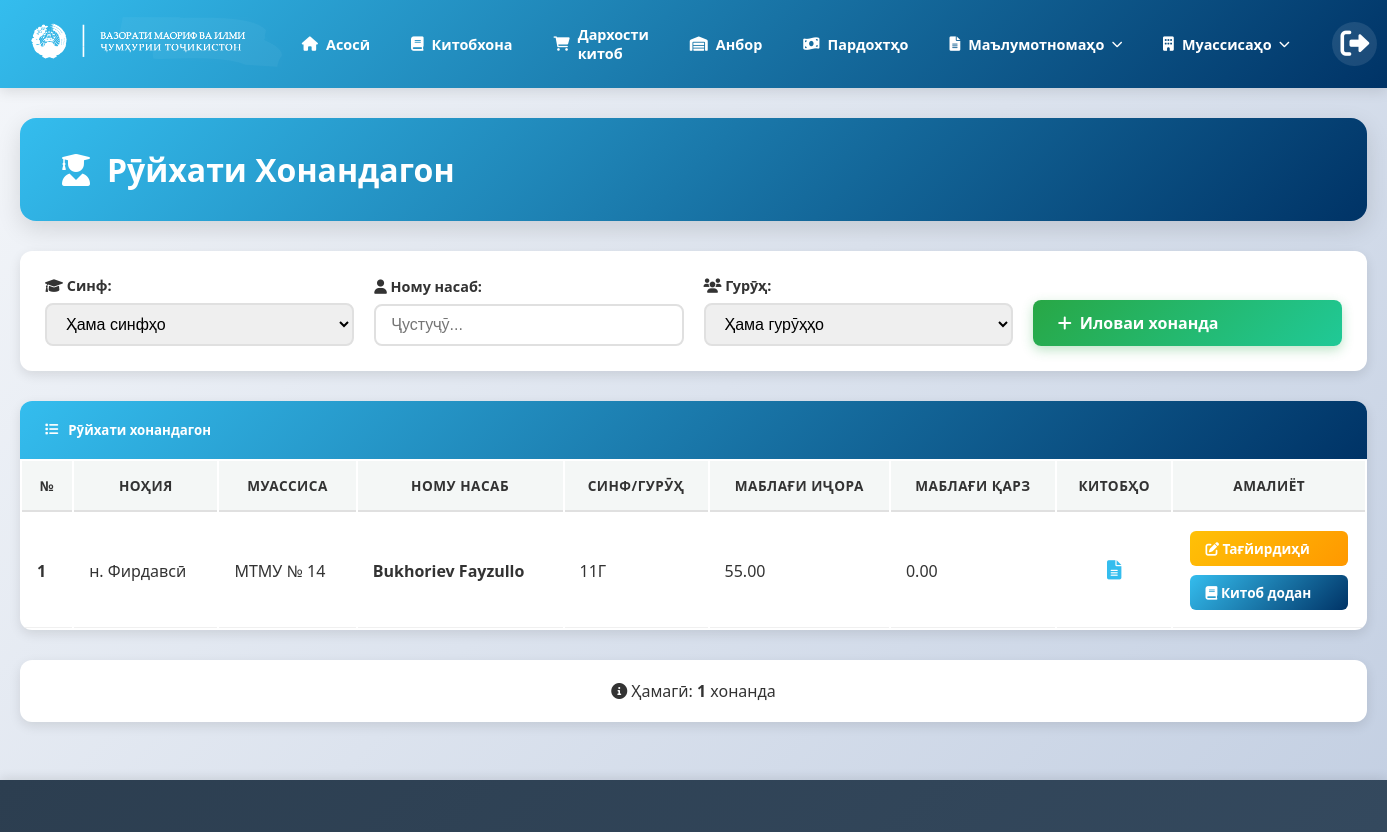
Screenshot of /student/khonandagon/ (signed in) with the database file from the repository.
### students/models.py (models this page shows, shortened)
class Student(models.Model):
    fullname = models.CharField(max_length=255)
    class_number = models.IntegerField()
    class_latter = models.CharField(max_length=10)
    created_at = models.DateTimeField(default=timezone.now)
    institution = models.ForeignKey(
        'Institution',
        on_delete=models.CASCADE,
        related_name='students'
    )

class Institution(models.Model):
    name = models.CharField(max_length=255)
    address = models.TextField(blank=True, null=True)
    phone = models.CharField(max_length=50, blank=True, null=True)
    year = models.IntegerField()
    status = models.BooleanField(default=False)
    type = models.CharField(max_length=255)
    created_at = models.DateTimeField(default=timezone.now)
    region = models.ForeignKey(
        'Region',
        on_delete=models.CASCADE,
        related_name='institutions'
    )

class Region(models.Model):
    name = models.CharField(max_length=255)
    address = models.TextField(blank=True, null=True)
    created_at = models.DateTimeField(default=timezone.now)

### students/views.py (the view)
# urls.py: path('khonandagon/', views.khonandagon_list_view, name='khonandagon_list'),
@login_required
def khonandagon_list_view(request):
    user_institution = request.user.institution
    if not user_institution:
        return render(request, 'dashboard/khonandagon_list.html', {'khonandagon': [], 'total_count': 0})
    students_queryset = Student.objects.filter(
        institution=user_institution
    ).select_related('institution', 'institution__region') # Оптимизатсия
    sinf = request.GET.get('sinf')
    if sinf and sinf.isdigit():
        students_queryset = students_queryset.filter(class_number=int(sinf))
    fullname = request.GET.get('fullname')
    if fullname:
        students_queryset = students_queryset.filter(
            Q(fullname__icontains=fullname)
        )
    guruh = request.GET.get('guruh')
    if guruh:
        students_queryset = students_queryset.filter(class_latter__iexact=guruh)
    all_students = students_queryset.order_by('class_number', 'class_latter', 'fullname')
    context = {
        'khonandagon': all_students,
        'total_count': all_students.count(),
        'sinf_value': sinf,
        'fullname_value': fullname,
        'guruh_value': guruh,
    }
    return render(request, 'dashboard/khonandagon_list.html', context)

### templates/dashboard/khonandagon_list.html (shortened to what this page needs)
{% extends 'base.html' %}
{% load static %}
{% block content %}
<div class="list-container">
    <div class="page-header">
        <h1>
            <i class="fas fa-user-graduate"></i>
            Рӯйхати Хонандагон
        </h1>
    </div>
    <div class="filter-card">
        <form method="GET" action="{% url 'khonandagon_list' %}" class="filter-row">
            <div class="form-group">
                <label for="id_sinf"><i class="fas fa-graduation-cap"></i> Синф:</label>
                <select id="id_sinf" name="sinf" onchange="this.form.submit()">
                    <option value="">Ҳама синфҳо</option>
                </select>
            </div>
            <div class="form-group">
                <label for="id_fullname"><i class="fas fa-user"></i> Ному насаб:</label>
                <input type="text" id="id_fullname" name="fullname" placeholder="Ҷустуҷӯ..." value="{{ fullname_value|default:'' }}" onchange="this.form.submit()">
            </div>
            <div class="form-group">
                <label for="id_guruh"><i class="fas fa-users"></i> Гурӯҳ:</label>
                <select id="id_guruh" name="guruh" onchange="this.form.submit()">
                    <option value="">Ҳама гурӯҳҳо</option>
                </select>
            </div>
            <a href="{% url 'add_khonanda' %}" class="btn-add">
                <i class="fas fa-plus"></i> Иловаи хонанда
            </a>
        </form>
    </div>
    <div class="table-wrapper">
        <div class="table-header">
            <h5>
                <i class="fas fa-list"></i>
                Рӯйхати хонандагон
            </h5>
        </div>
        <div class="table-responsive">
            <table class="table">
                <thead>
                    <tr>
                        <th>№</th>
                        <th>Ноҳия</th>
                        <th>Муассиса</th>
                        <th>Ному насаб</th>
                        <th>Синф/Гурӯҳ</th>
                        <th>Маблағи иҷора</th>
                        <th>Маблағи қарз</th>
                        <th>Китобҳо</th>
                        <th>Амалиёт</th>
                    </tr>
                </thead>
                <tbody>
                    {% for student in khonandagon %}
                    <tr>
                        <td><strong>{{ forloop.counter }}</strong></td>
                        <td>{{ student.institution.region.name|default:"-" }}</td>
                        <td>{{ student.institution.name|default:"-" }}</td>
                        <td><strong>{{ student.fullname }}</strong></td>
                        <td>{{ student.class_number }}{{ student.class_latter }}</td>
                        <td>55.00</td>
                        <td>0.00</td>
                        <td style="text-align: center;">
                            <i class="fas fa-file-alt" style="color: var(--primary-blue); font-size: 1.2em;"></i>
                        </td>
                        <td>
                            <div class="action-group">
                                <a href="{% url 'student_edit' student.id %}" class="btn-edit">
                                    <i class="fas fa-edit"></i> Тағйирдиҳӣ
                                </a>
                                <a href="{% url 'give_book_to_student' student.id %}" class="btn-give-book">
                                    <i class="fas fa-book"></i> Китоб додан
                                </a>
                            </div>
                        </td>
                    </tr>
                    {% endfor %}
                </tbody>
            </table>
        </div>
    </div>
    <div class="summary-footer">
        <p>
            <i class="fas fa-info-circle"></i>
            Ҳамагӣ: <strong>{{ total_count }}</strong> хонанда
        </p>
    </div>
</div>
{% endblock content %}

### templates/base.html (style rules this page uses)
:root { --primary-blue: #34BDEE; --primary-dark: #003366; --text-color: #333; --bg-light: #f4f7f6; --bg-white: #ffffff; --dropdown-dark: #2c3e50; --shadow-sm: 0 2px 4px rgba(0,0,0,0.08); --shadow-md: 0 4px 12px rgba(0,0,0,0.1); --shadow-lg: 0 8px 24px rgba(0,0,0,0.12); }
* { margin: 0; padding: 0; box-sizing: border-box; }
body { font-family: 'Segoe UI', Tahoma, Geneva, Verdana, sans-serif; margin: 0; background: linear-gradient(135deg, #f5f7fa 0%, #c3cfe2 100%); color: var(--text-color); padding-bottom: 80px; min-height: 100vh; }

### templates/dashboard/khonandagon_list.html (style rules this page uses)
:root { --primary-blue: #34BDEE; --primary-dark: #003366; --success-green: #28a745; --warning-orange: #ffc107; --text-color: #333; --bg-light: #f4f7f6; --white: #ffffff; }
body { background: linear-gradient(135deg, #f5f7fa 0%, #c3cfe2 100%); }
.list-container { max-width: 1400px; margin: 30px auto; padding: 0 20px; }
.page-header { background: linear-gradient(135deg, var(--primary-blue) 0%, var(--primary-dark) 100%); color: white; padding: 30px 40px; border-radius: 16px; box-shadow: 0 8px 24px rgba(0,0,0,0.12); margin-bottom: 30px; }
.page-header h1 { font-size: 2rem; font-weight: 700; margin: 0; display: flex; align-items: center; gap: 15px; }
.filter-card { background: var(--white); padding: 25px; border-radius: 12px; box-shadow: 0 4px 12px rgba(0,0,0,0.1); margin-bottom: 30px; }
.filter-row { display: grid; grid-template-columns: repeat(auto-fit, minmax(200px, 1fr)); gap: 20px; align-items: end; }
.form-group { display: flex; flex-direction: column; }
.form-group label { font-weight: 600; color: var(--text-color); margin-bottom: 8px; font-size: 0.9rem; }
.form-group input, .form-group select { padding: 10px 15px; border: 2px solid #e0e0e0; border-radius: 8px; font-size: 1rem; transition: all 0.3s ease; }
.btn-add { background: linear-gradient(135deg, var(--success-green), #20c997); color: white; border: none; padding: 12px 25px; border-radius: 8px; font-weight: 600; text-decoration: none; display: inline-flex; align-items: center; gap: 8px; transition: all 0.3s ease; box-shadow: 0 4px 12px rgba(40, 167, 69, 0.3); height: fit-content; }
.table-wrapper { background: var(--white); border-radius: 12px; box-shadow: 0 4px 12px rgba(0,0,0,0.1); overflow: hidden; margin-bottom: 30px; }
.table-header { background: linear-gradient(135deg, var(--primary-blue), var(--primary-dark)); color: white; padding: 20px 25px; }
.table-header h5 { margin: 0; font-weight: 600; display: flex; align-items: center; gap: 10px; }
.table { margin: 0; width: 100%; }
.table thead { background: var(--bg-light); }
.table thead th { color: var(--text-color); font-weight: 600; text-transform: uppercase; font-size: 0.85rem; letter-spacing: 0.5px; padding: 15px; border-bottom: 2px solid #e0e0e0; white-space: nowrap; }
.table tbody tr { transition: all 0.2s ease; }
.table tbody td { padding: 15px; vertical-align: middle; color: var(--text-color); border-bottom: 1px solid #f0f0f0; }
.btn-edit { background: linear-gradient(135deg, var(--warning-orange), #ff9800); color: white; border: none; padding: 8px 15px; border-radius: 6px; font-weight: 600; font-size: 0.85rem; text-decoration: none; transition: all 0.3s ease; display: inline-block; margin: 2px; }
.btn-give-book { background: linear-gradient(135deg, var(--primary-blue), var(--primary-dark)); color: white; border: none; padding: 8px 15px; border-radius: 6px; font-weight: 600; font-size: 0.85rem; text-decoration: none; transition: all 0.3s ease; display: inline-block; margin: 2px; }
.action-group { display: flex; flex-direction: column; gap: 5px; }
.summary-footer { background: var(--white); padding: 20px 25px; border-radius: 12px; box-shadow: 0 4px 12px rgba(0,0,0,0.1); text-align: center; }

### rows the page displays
Student: institution.region.name "н. Фирдавсӣ", institution.name "МТМУ № 14", fullname "Bukhoriev Fayzullo", class_number "11", class_latter "Г"

### other values shown
{{ total_count }} "1"
